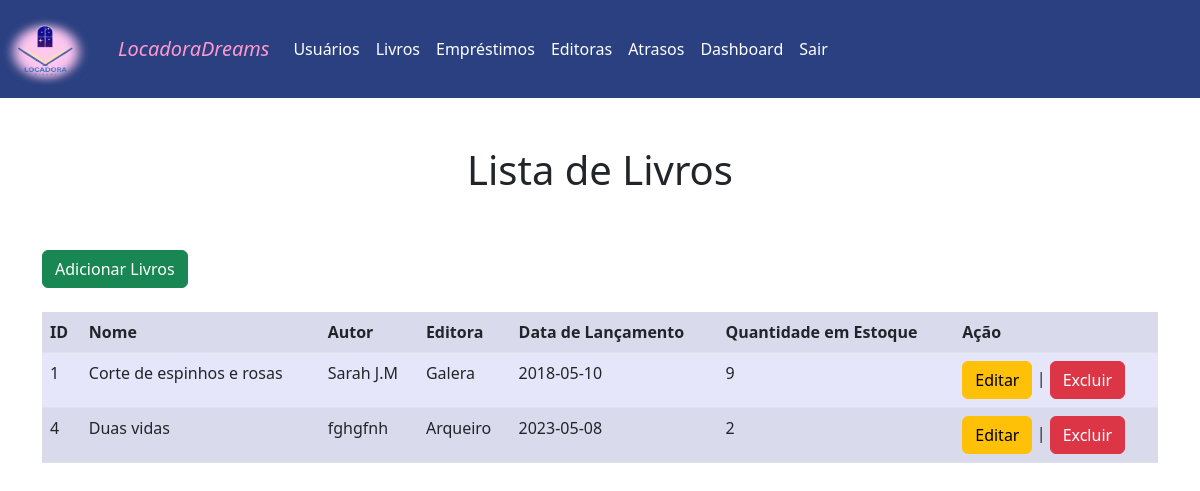
/Juliana3A/livros.php (signed in), run on an earlier commit of the app's database.
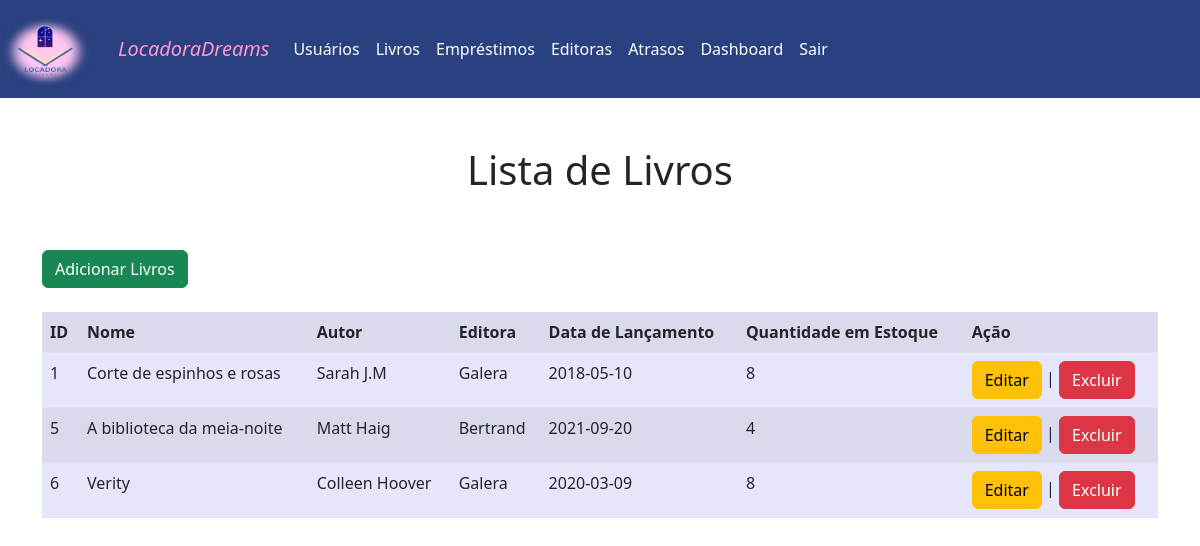
And on a later commit of the database.
### tables this page shows
CREATE TABLE `livros` (
  `id` int(11) NOT NULL,
  `nome` text NOT NULL,
  `autor` text NOT NULL,
  `editora` text NOT NULL,
  `datalanc` date NOT NULL,
  `estoque` int(11) NOT NULL,
  `novo_estoque` int(11) NOT NULL
);

### Juliana3A/livros.php (the view, shortened to what this page needs)
<!DOCTYPE html>
<html lang="en">
<head>
    <link rel="stylesheet" href="css/bootstrap.min.css">
</head>
<body>
<nav class="navbar navbar-expand-lg "  style="background-color: #2A4080;">
		<a class="navbar-brand" href="#">
      		<img src="logo.png" alt="Bootstrap" width="90" height="72">
    	</a>
        <div class="container-fluid">
          <a class="navbar-brand" href="index.html">LocadoraDreams</a>
          <div class="collapse navbar-collapse" id="navbarNavAltMarkup">
            <div class="navbar-nav">
              <a class="nav-link" href="usuarios.php">Usuários</a>
			  <a class="nav-link" href="livros.php">Livros</a>
			  <a class="nav-link" href="emprestimo.php">Empréstimos</a>
			  <a class="nav-link" href="editora.php">Editoras</a>
			  <a class="nav-link" href="atrasos.php">Atrasos</a>
			  <a class="nav-link " href="dashboard.php" class="dashboard-button">Dashboard</a>
			  <a class="nav-link " href="logout.php">Sair</a>
            </div>
          </div>
        </div>
      </nav>
	  <br><br>
      <center><h1>Lista de Livros</h1></center><br><br>
	<div class="container">
	<a href="cadastrolivros.php" type="button" class="btn btn-success">Adicionar Livros</a><br><br>
	<table class="table table-striped">
		<tr>
			<th>ID</th>
			<th>Nome</th>
			<th>Autor</th>
			<th>Editora</th>
			<th>Data de Lançamento</th>
			<th>Quantidade em Estoque</th>
			<th>Ação</th>
		</tr>
		<?php
			include 'conexao.php';
			$sql = "SELECT * FROM livros";
			$result = $conn->query($sql);
			while($row = $result->fetch_assoc()) {
				echo "<tr>";
				echo "<td>".$row["id"]."</td>";
				echo "<td>".$row["nome"]."</td>";
				echo "<td>".$row["autor"]."</td>";
				echo "<td>".$row["editora"]."</td>";
				echo "<td>".$row["datalanc"]."</td>";
				echo "<td>".$row["estoque"]."</td>";
				echo "<td><a href='editarlivros.php?id=".$row["id"]."' class='btn btn-warning'>Editar</a> | <a href='excluirlivro.php?id=".$row["id"]."' class='btn btn-danger'>Excluir</a></td>";
				echo "</tr>";
			}
		?>
	</table>
	</div>
</body>
</html>

### Juliana3A/livros.php (style rules this page uses)
.table-striped { background: #E6E6FA; }
.navbar-brand { font-style: italic; color: #ff98cd; }
.nav-link { color: #ffffff; }

What changed in the data, as far as the page shows it:
removed livros: id "4", nome "Duas vidas", autor "fghgfnh", editora "Arqueiro", datalanc "2023-05-08", estoque "2"
changed livros "Corte de espinhos e rosas": estoque "9" → "8"
added livros: id "5", nome "A biblioteca da meia-noite", autor "Matt Haig", editora "Bertrand", datalanc "2021-09-20", estoque "4"
added livros: id "6", nome "Verity", autor "Colleen Hoover", editora "Galera", datalanc "2020-03-09", estoque "8"
